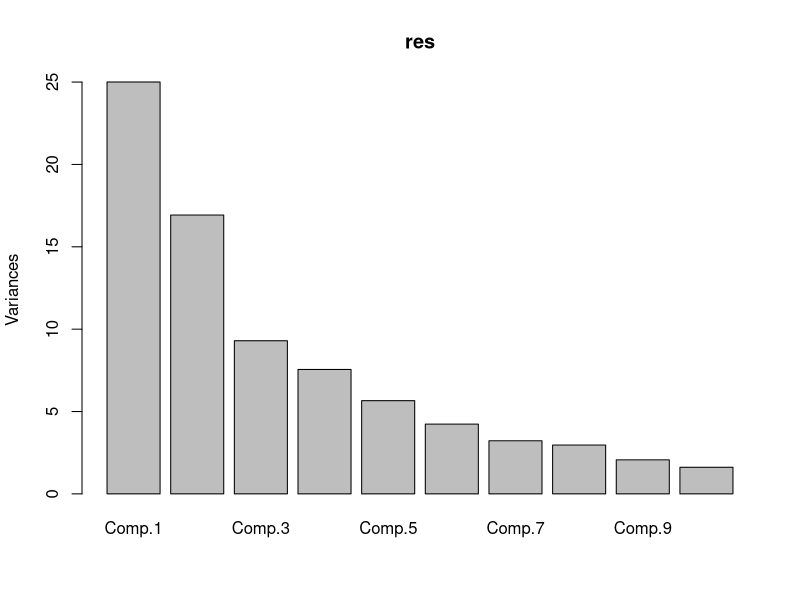
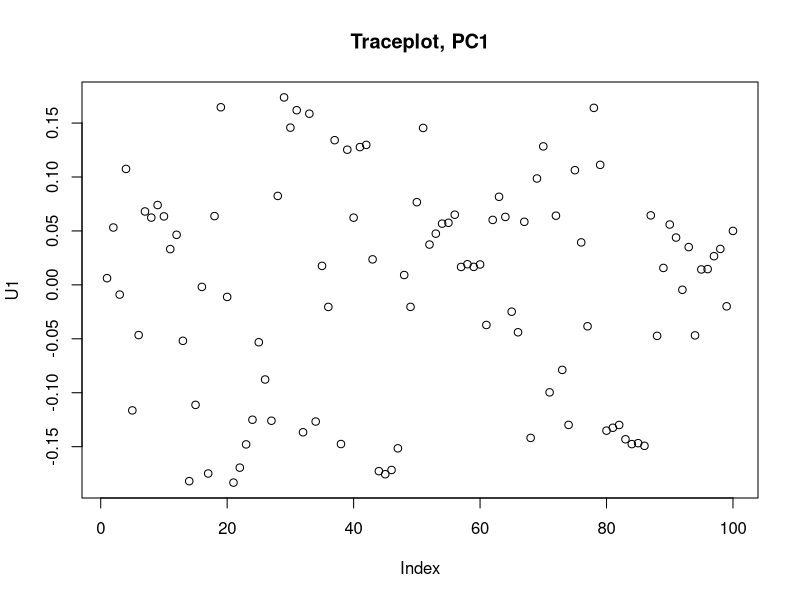
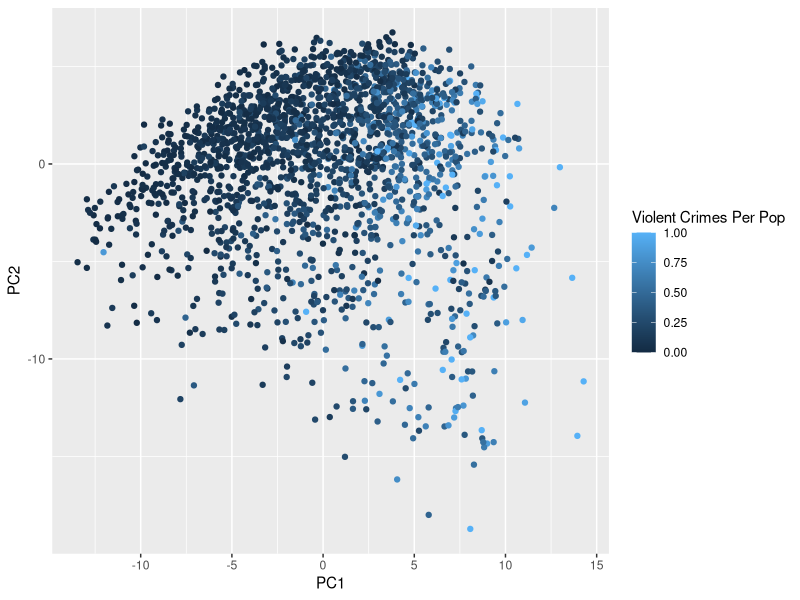

R code for these plots, in order: (Note: this script raises an error after producing the figures.)

library(boot)
library(ggplot2)
setwd("~/Desktop/TDDE01/tdde01/lab2/ass3")
origin_data = read.csv("communities.csv")

#Scaling all the data except for ViolentCrimesPerPop
data_without_crimes = origin_data[, 1:100]
data_without_crimes= scale(data_without_crimes)
data_without_crimes = as.matrix(data_without_crimes)
n=dim(data_without_crimes)
# Calculate covariance matrix, S is a 100x100 matrix with the covariances
S = 1/n * t(data_without_crimes)%*%data_without_crimes

# Calculate eigenvalues from the covariance matrix  
# Eigenvectors of the Covariance matrix are actually the directions of the axes where there is the most variance(most information) and that we call Principal Components.
# Eigenvalues of the Covariance matrix contains the amount of variance 
# Eigen() func on covariance matrix with only values=FALSE returns both eigenvectors and eigenvalues. The eigenvalues are sorted in descending order
eigen_values_vectors = eigen(S, only.values = FALSE)
eigenvalues = eigen_values_vectors$values

# variance covered by principal components as Strings and as numbers. 
# There are as many Principal components as variables in the original data
# All principal components are perpendicular to each other
# Calculating how much variance in % (therefore multiplying by 100 in denominator) that an eigenvalue covers of the total variation in the data. 
variance = sprintf("%2.3f",eigenvalues/sum(eigenvalues)*100) 
variance1 = eigenvalues/sum(eigenvalues)*100

#Calculate how many principal components is needed to cover 95% of variance
var = sum(variance1[1:34]) #Dosen't quite reach 95%
var_correct = sum(variance1[1:35]) #Covers more that 95%
var_2 = sum(variance1[1:2]) #How much variance PC1 and PC2 accounts for in the original data
var_PC1=variance1[1]
var_PC2=variance1[2]


#----------------------------
#TASK 2 ----------------------------
#----------------------------
  
#plot the variance covered by principal components 
#princomp function does the PCA on our data
#Loadings describe how much each variable contributes to a particular principal component.
res=princomp(data_without_crimes)
screeplot(res)
U= res$loadings

# Getting the eigenvector i.e the loadings for PC1. The loadings define the (cosine of angles) i.e. how the vector is positioned in the n-dimensional space
U1 = U[,1]
U1_vec = as.vector(U1)
plot(U1, main="Traceplot, PC1")

#Get the 5 varaibles that covers the largest variation in the target variable by absolute value
tail(sort(abs(U1)),5)


# The ViolentCrimesPerPop is projected onto the 2 dimensional PC1-PC2 plane. 
x = data.frame(pc1=res$scores[,1], pc2=res$scores[,2], crimes=origin_data$ViolentCrimesPerPop)
ggplot(x, aes(x=pc1, y=pc2, color=crimes)) + xlab("PC1") + ylab("PC2") +
  geom_point() + labs(color="Violent Crimes Per Pop") 



##################
##### TASK 3 #########
##################

polynomial <- lm(crimes ~ poly(pc1, 2), data)  #Doing second degree polynomial regression
#Fitting a line to the points

summary(polynomial)

plot(data$pc1, data$crimes)   #plotting the data points, e.g what value the crime level has for different scores of PC1. 
mycol <- rgb(0, 120, 185, max = 255, alpha = 30, names = "blue50")
points(x=data$pc1,    #Plotting the fitted line to the data points
       y=fitted(polynomial),
       pch=16,
       col=mycol)
dev.off()

data = data.frame(pc1=res$scores[,1], crimes=origin_data$ViolentCrimesPerPop)

########################
###   BOOTSTRAP TASK 4
### resampling a known distribution function, whose parameters are estimated from our sample
########################

#How random values are to be generated
rng=function(data1, polynomial){
  data2=data.frame(Crime=data1$crimes, pc1=data1$pc1)
  n=length(data$crimes)
  data2$crimes=rnorm(n=n,predict(polynomial, newdata=data2),sd(polynomial$residuals)) #Randomizing a new set of crime levels based on our polynomial regression
  return(data2)
}

f1=function(data2){
  result <- lm(crimes~poly(pc1,2), data=data2) #Fit polynomial model
  newCrime=predict(result, newdata = data) #Fitting our new data to a polynomial regression model
  return(newCrime)
}

res_conf=boot(data, statistic=f1, R=10, mle=polynomial, ran.gen=rng, sim="parametric")


f2=function(data3){ 
  result <- lm(crimes~poly(pc1,2), data=data3) #fit polynomial model
  Newcrimes=predict(result,newdata=data) #Fitted line of crime rates
  n=length(data3$crimes) 
  predictedCrimes=rnorm(n,Newcrimes, sd(polynomial$residuals)) #Generating new crime rate from residuals, normally distributed
  return(predictedCrimes)
}
 
res_pred=boot(data, statistic=f2, R=10, mle=polynomial, ran.gen=rng, sim="parametric")

env_conf=envelope(res_conf) #compute confidence bands
env_pred=envelope(res_pred) #Compute prediction bands

#pdf('Scatterplot.pdf')
ggplot(data=data) +
  geom_point(mapping = aes(x=pc1, y=crimes), shape=1) +
  geom_line(mapping= aes(x=pc1, y=fitted(polynomial), color="red")) + 
  geom_line(mapping =  aes(x = pc1, y = env_conf$point[2,]), color="#00AFBB") +
  geom_line(mapping =  aes(x = pc1, y = env_conf$point[1,]), color="#00AFBB") + 
  geom_line(mapping =  aes(x = pc1, y = env_pred$point[1,]), color="#52854C") +
  geom_line(mapping =  aes(x = pc1, y = env_pred$point[2,]), color="#52854C") +
  xlab("PC1") + 
  ylab("crimes")
#dev.off()


  
  


